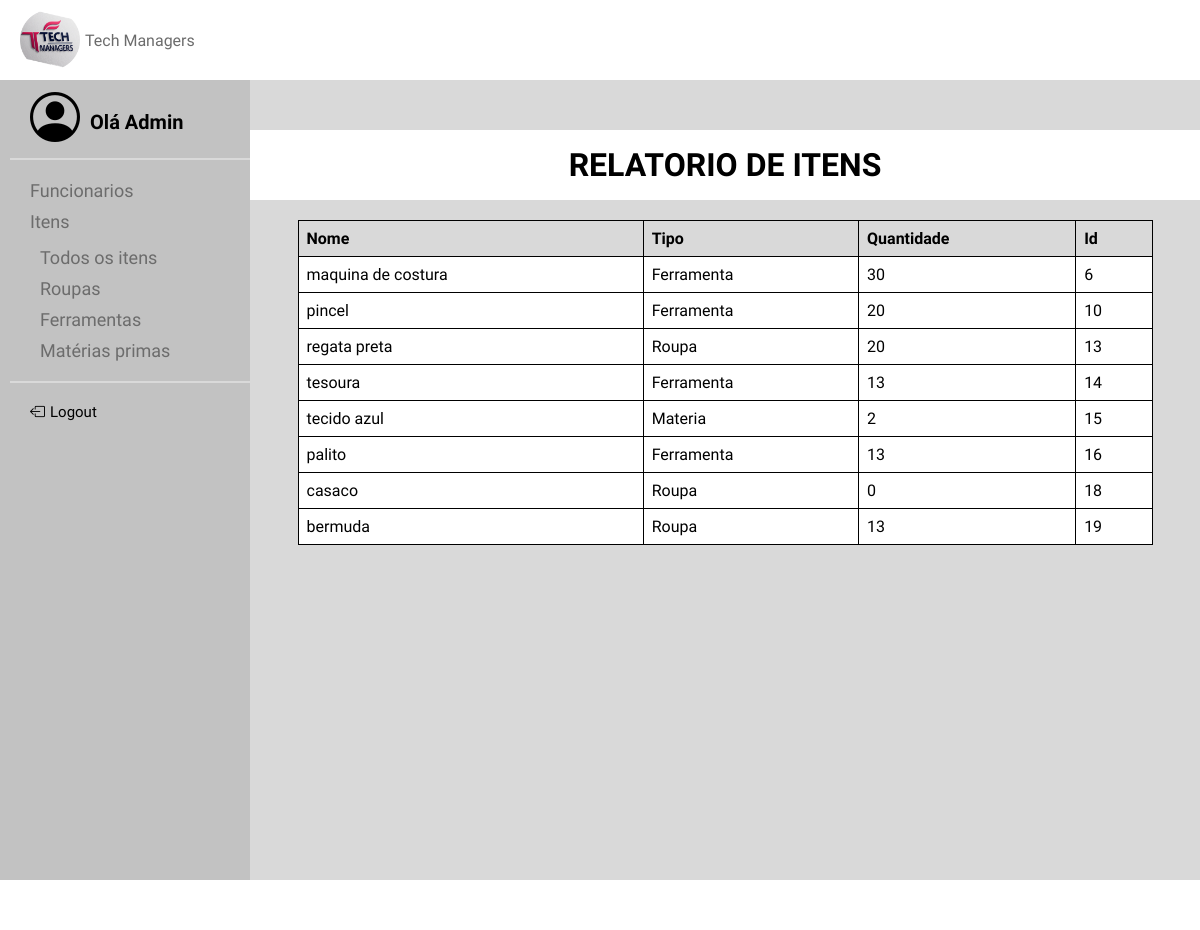
Page /TelaRelatorio (signed in) on the committed database.
### models.py (models this page shows, shortened)
class ITEM(Base):
    __tablename__ = 'item'
    id = Column(Integer, primary_key=True, unique=True, nullable=False, index=True)
    nome = Column(String(40), nullable=False, index=True)
    tipo = Column(String(40), nullable=False, index=True)
    quantidade = Column(Integer, nullable=False, index=True)

### app.py (the view)
@app.route('/TelaRelatorio', methods=['GET'])
def TelaRelatorio():
    itens = ITEM.query.all()
    return render_template("RelatorioItens.html", itens=itens)

### templates/RelatorioItens.html
<!DOCTYPE html>
{% extends "base.html" %}
{% block conteudo %}
    <link rel="stylesheet" href="../static/RelatorioItens.css">
    <h1>RELATORIO DE ITENS</h1>
    <table>
        <thead>
        <tr>
            <th>Nome</th>
            <th>Tipo</th>
            <th>Quantidade</th>
            <th>Id</th>
        </tr>
        </thead>
        <tbody>
        {% for item in itens %}
        <tr>
            <td>{{ item.nome }}</td>
            <td>{{ item.tipo }}</td>
            <td>{{ item.quantidade }}</td>
            <td>{{ item.id }}</td>
        </tr>
        {% endfor %}
        </tbody>
    </table>
{% endblock %}

### static/base.css (style rules this page uses)
* { margin: 0; padding: 0; }
body { background-color: #d9d9d9; display: grid; grid-template-columns: auto 1fr 1fr; }

### static/RelatorioItens.css (style rules this page uses)
h1 { width: 100%; height: 70px; display: flex; background-color: white; align-items: center; justify-content: center; text-align: center; margin-bottom: 20px; font-family: "Koulen", sans-serif; align-self: center; justify-self: center; margin-top: 50px; }
table { width: 90%; border-collapse: collapse; align-self: center; justify-self: center; font-family: "Koulen", sans-serif; }
th, td { border: 1px solid black; padding: 8px; text-align: left; }
th { background-color: #d9d9d9; }
td { background-color: white; }

### rows in the picture
ITEM: nome "maquina de costura", tipo "Ferramenta", quantidade "30", id "6"
ITEM: nome "pincel", tipo "Ferramenta", quantidade "20", id "10"
ITEM: nome "regata preta", tipo "Roupa", quantidade "20", id "13"
ITEM: nome "tesoura", tipo "Ferramenta", quantidade "13", id "14"
ITEM: nome "tecido azul", tipo "Materia", quantidade "2", id "15"
ITEM: nome "palito", tipo "Ferramenta", quantidade "13", id "16"
ITEM: nome "casaco", tipo "Roupa", quantidade "0", id "18"
ITEM: nome "bermuda", tipo "Roupa", quantidade "13", id "19"
